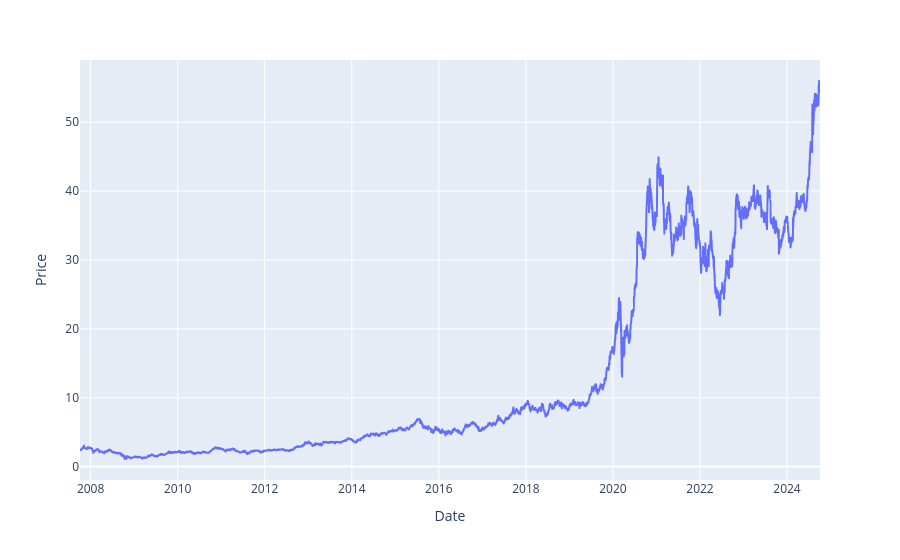

Here is the notebook cell this chart was saved with:
### Code cell
print_line_series(wege3)

### Figure 1 — Plotly figure (JSON) as saved in the notebook; plotly's stock layout.template omitted (floating-point values rounded to 4 significant figures; data arrays with more than 128 entries replaced by an {"elided": "..."} marker saying what was removed)
{"data": [{"hovertemplate": "Date=%{x}<br>Price=%{y}<extra></extra>", "legendgroup": "", "line": {"color": "#636efa", "dash": "solid"}, "marker": {"symbol": "circle"}, "mode": "lines", "name": "", "showlegend": false, "type": "scattergl", "x": {"elided": "4215 str values"}, "xaxis": "x", "y": {"elided": "4215 float values"}, "yaxis": "y"}], "layout": {"legend": {"tracegroupgap": 0}, "margin": {"t": 60}, "xaxis": {"anchor": "y", "domain": [0, 1], "title": {"text": "Date"}}, "yaxis": {"anchor": "x", "domain": [0, 1], "title": {"text": "Price"}}}}
